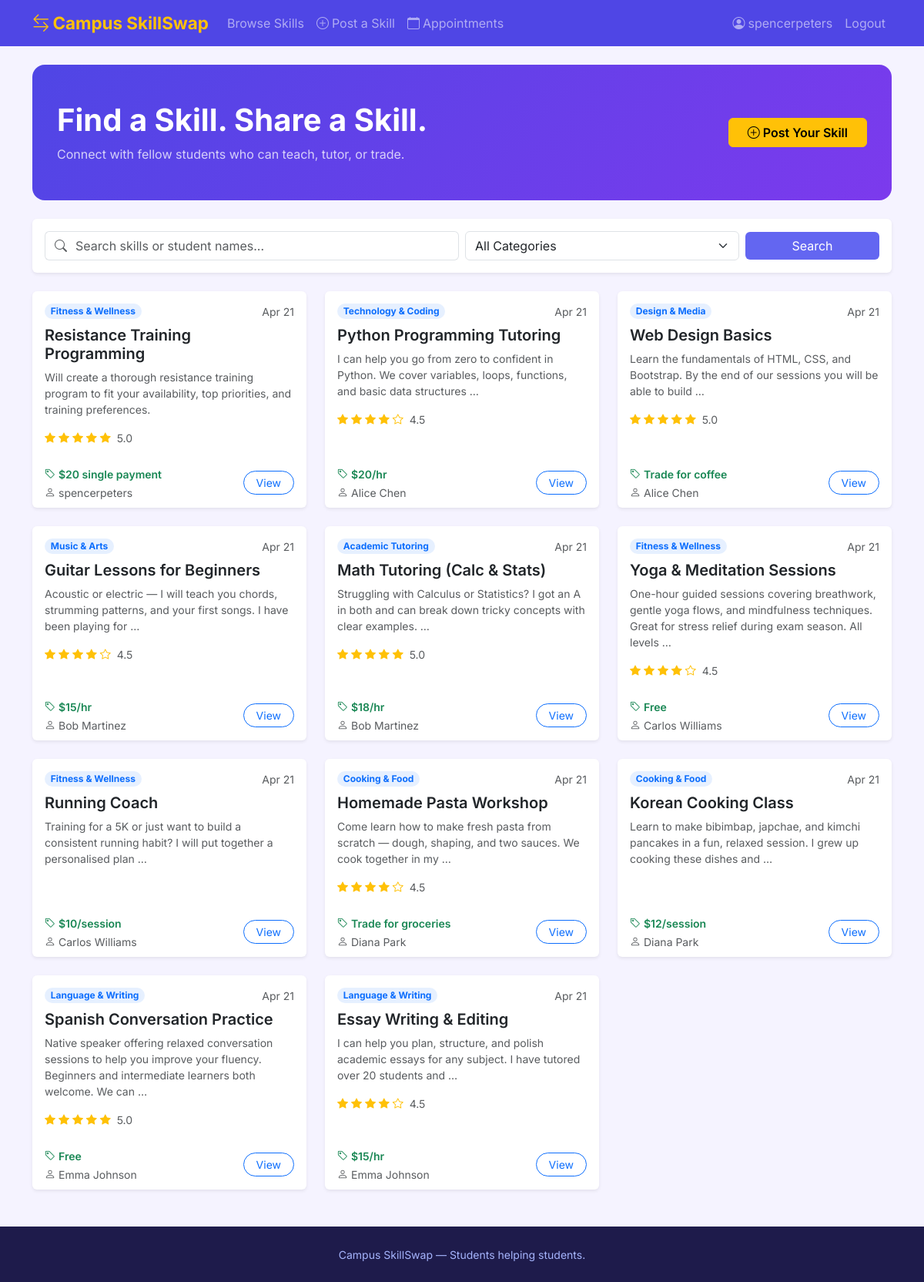
The app's page / (signed in) with its own data.
### skills/models.py (models this page shows, shortened)
class SkillPost(models.Model):
    CATEGORY_CHOICES = [
        ('tech', 'Technology & Coding'),
        ('academic', 'Academic Tutoring'),
        ('language', 'Language & Writing'),
        ('music', 'Music & Arts'),
        ('design', 'Design & Media'),
        ('fitness', 'Fitness & Wellness'),
        ('cooking', 'Cooking & Food'),
        ('other', 'Other'),
    ]
    author = models.ForeignKey(User, on_delete=models.CASCADE, related_name='skill_posts')
    title = models.CharField(max_length=200)
    description = models.TextField()
    category = models.CharField(max_length=50, choices=CATEGORY_CHOICES, default='other')
    rate = models.CharField(max_length=100, help_text="e.g. Free, $15/hr, Trade for coffee")
    contact = models.CharField(max_length=200, help_text="How students should reach you")
    is_active = models.BooleanField(default=True)
    created_at = models.DateTimeField(auto_now_add=True)
    updated_at = models.DateTimeField(auto_now=True)
    class Meta:
        ordering = ['-created_at']

### skills/views.py (the view)
# urls.py: path('', views.home, name='home'),
def home(request):
    query = request.GET.get('q', '')
    category = request.GET.get('category', '')
    posts = SkillPost.objects.filter(is_active=True).annotate(avg_rating=Avg('reviews__rating'))
    if query:
        posts = posts.filter(
            Q(title__icontains=query) |
            Q(description__icontains=query) |
            Q(author__username__icontains=query)
        )
    if category:
        posts = posts.filter(category=category)
    categories = SkillPost.CATEGORY_CHOICES
    return render(request, 'home.html', {
        'posts': posts,
        'query': query,
        'selected_category': category,
        'categories': categories,
    })

### templates/home.html (shortened to what this page needs)
{% extends 'base.html' %}
{% block content %}
<div class="hero-section mb-4">
  <div class="row align-items-center">
    <div class="col-lg-8">
      <h1 class="fw-bold mb-2">Find a Skill. Share a Skill.</h1>
      <p class="mb-0 opacity-75">Connect with fellow students who can teach, tutor, or trade.</p>
    </div>
    <div class="col-lg-4 text-lg-end mt-3 mt-lg-0">
      {% if user.is_authenticated %}
        <a href="{% url 'create_post' %}" class="btn btn-warning fw-semibold px-4">
          <i class="bi bi-plus-circle me-1"></i>Post Your Skill
        </a>
      {% else %}
        <a href="{% url 'register' %}" class="btn btn-warning fw-semibold px-4">
          <i class="bi bi-person-plus me-1"></i>Join Free
        </a>
      {% endif %}
    </div>
  </div>
</div>
<div class="card border-0 shadow-sm mb-4">
  <div class="card-body p-3">
    <form method="get" class="row g-2 align-items-center">
      <div class="col-md-6">
        <div class="input-group">
          <span class="input-group-text bg-white border-end-0">
            <i class="bi bi-search text-muted"></i>
          </span>
          <input type="text" name="q" value="{{ query }}" class="form-control border-start-0 ps-0" placeholder="Search skills or student names...">
        </div>
      </div>
      <div class="col-md-4">
        <select name="category" class="form-select">
          <option value="">All Categories</option>
        </select>
      </div>
      <div class="col-md-2">
        <button type="submit" class="btn btn-brand w-100">Search</button>
      </div>
    </form>
  </div>
</div>
{% if posts %}
<div class="row row-cols-1 row-cols-md-2 row-cols-lg-3 g-4">
  {% for post in posts %}
  <div class="col">
    <div class="card h-100 skill-card border-0 shadow-sm">
      <div class="card-body">
        <div class="d-flex justify-content-between align-items-start mb-2">
          <span class="badge rounded-pill bg-primary bg-opacity-10 text-primary category-badge">
            {{ post.get_category_display }}
          </span>
          <small class="text-muted">{{ post.created_at|date:"M j" }}</small>
        </div>
        <h5 class="card-title fw-semibold">{{ post.title }}</h5>
        <p class="card-text text-muted small">{{ post.description|truncatewords:20 }}</p>
        {% if post.avg_rating %}
        <div class="text-warning small">
          {% for i in "12345" %}
            <i class="bi bi-star{% if forloop.counter <= post.avg_rating %}-fill{% endif %}"></i>
          {% endfor %}
          <span class="text-muted ms-1">{{ post.avg_rating|floatformat:1 }}</span>
        </div>
        {% endif %}
      </div>
      <div class="card-footer bg-transparent border-top-0 d-flex justify-content-between align-items-center">
        <div>
          <small class="fw-semibold text-success"><i class="bi bi-tag me-1"></i>{{ post.rate }}</small><br>
          <small class="text-muted"><i class="bi bi-person me-1"></i>{{ post.author.get_full_name|default:post.author.username }}</small>
        </div>
        <a href="{% url 'skill_detail' post.pk %}" class="btn btn-outline-primary btn-sm rounded-pill px-3">View</a>
      </div>
    </div>
  </div>
  {% endfor %}
</div>
{% endif %}
{% endblock %}

### templates/base.html (shortened to what this page needs)
<!DOCTYPE html>
<html lang="en">
<head>
  <link href="https://cdn.jsdelivr.net/npm/bootstrap@5.3.0/dist/css/bootstrap.min.css" rel="stylesheet">
  <link href="https://cdn.jsdelivr.net/npm/bootstrap-icons@1.11.0/font/bootstrap-icons.css" rel="stylesheet">
</head>
<body>
<nav class="navbar navbar-expand-lg navbar-dark navbar-custom">
  <div class="container">
    <a class="navbar-brand text-warning" href="{% url 'home' %}">
      <i class="bi bi-arrow-left-right me-1"></i>Campus SkillSwap
    </a>
    <div class="collapse navbar-collapse" id="navbarNav">
      <ul class="navbar-nav me-auto">
        <li class="nav-item">
          <a class="nav-link" href="{% url 'home' %}">Browse Skills</a>
        </li>
        {% if user.is_authenticated %}
        <li class="nav-item">
          <a class="nav-link" href="{% url 'create_post' %}">
            <i class="bi bi-plus-circle me-1"></i>Post a Skill
          </a>
        </li>
        <li class="nav-item">
          <a class="nav-link" href="{% url 'appointments' %}">
            <i class="bi bi-calendar me-1"></i>Appointments
          </a>
        </li>
        {% endif %}
      </ul>
      <ul class="navbar-nav">
        {% if user.is_authenticated %}
        <li class="nav-item">
          <a class="nav-link" href="{% url 'dashboard' %}">
            <i class="bi bi-person-circle me-1"></i>{{ user.first_name|default:user.username }}
          </a>
        </li>
        <li class="nav-item">
          <form method="post" action="{% url 'logout' %}" class="d-inline">
            <button type="submit" class="btn btn-link nav-link">Logout</button>
          </form>
        </li>
        {% endif %}
      </ul>
    </div>
  </div>
</nav>
<main class="container my-4">
  {% block content %}{% endblock %}
</main>
<footer class="py-4 mt-5">
  <div class="container text-center">
    <small>Campus SkillSwap &mdash; Students helping students.</small>
  </div>
</footer>
</body>
</html>

### templates/base.html (style rules this page uses)
body { background-color: #f5f3ff; font-family: 'Inter', sans-serif; }
:root { --brand: #6366f1; --brand-dark: #4f46e5; }
.navbar-brand { font-weight: 700; font-size: 1.4rem; }
.navbar-custom { background-color: var(--brand-dark); }
.skill-card { transition: transform 0.15s, box-shadow 0.15s; }
.category-badge { font-size: 0.75rem; }
.btn-brand { background-color: var(--brand); color: white; border: none; }
.hero-section { background: linear-gradient(135deg, #4f46e5 0%, #7c3aed 100%); border-radius: 1rem; color: white; padding: 3rem 2rem; }
footer { background: #1e1b4b; color: #a5b4fc; }

### records on screen
SkillPost: category "Fitness & Wellness", created_at "Apr 21", title "Resistance Training Programming", description "Will create a thorough resistance training program to fit your availability, top priorities, and training preferences.", avg_rating "5.0", rate "$20 single payment", author.get_full_name "spencerpeters"
SkillPost: category "Technology & Coding", created_at "Apr 21", title "Python Programming Tutoring", description "I can help you go from zero to confident in Python. We cover variables, loops, functions, and basic data structures …", avg_rating "4.5", rate "$20/hr", author.get_full_name "Alice Chen"
SkillPost: category "Design & Media", created_at "Apr 21", title "Web Design Basics", description "Learn the fundamentals of HTML, CSS, and Bootstrap. By the end of our sessions you will be able to build …", avg_rating "5.0", rate "Trade for coffee", author.get_full_name "Alice Chen"
SkillPost: category "Music & Arts", created_at "Apr 21", title "Guitar Lessons for Beginners", description "Acoustic or electric — I will teach you chords, strumming patterns, and your first songs. I have been playing for …", avg_rating "4.5", rate "$15/hr", author.get_full_name "Bob Martinez"
SkillPost: category "Academic Tutoring", created_at "Apr 21", title "Math Tutoring (Calc & Stats)", description "Struggling with Calculus or Statistics? I got an A in both and can break down tricky concepts with clear examples. …", avg_rating "5.0", rate "$18/hr", author.get_full_name "Bob Martinez"
SkillPost: category "Fitness & Wellness", created_at "Apr 21", title "Yoga & Meditation Sessions", description "One-hour guided sessions covering breathwork, gentle yoga flows, and mindfulness techniques. Great for stress relief during exam season. All levels …", avg_rating "4.5", rate "Free", author.get_full_name "Carlos Williams"
SkillPost: category "Fitness & Wellness", created_at "Apr 21", title "Running Coach", description "Training for a 5K or just want to build a consistent running habit? I will put together a personalised plan …", rate "$10/session", author.get_full_name "Carlos Williams"
SkillPost: category "Cooking & Food", created_at "Apr 21", title "Homemade Pasta Workshop", description "Come learn how to make fresh pasta from scratch — dough, shaping, and two sauces. We cook together in my …", avg_rating "4.5", rate "Trade for groceries", author.get_full_name "Diana Park"
SkillPost: category "Cooking & Food", created_at "Apr 21", title "Korean Cooking Class", description "Learn to make bibimbap, japchae, and kimchi pancakes in a fun, relaxed session. I grew up cooking these dishes and …", rate "$12/session", author.get_full_name "Diana Park"
SkillPost: category "Language & Writing", created_at "Apr 21", title "Spanish Conversation Practice", description "Native speaker offering relaxed conversation sessions to help you improve your fluency. Beginners and intermediate learners both welcome. We can …", avg_rating "5.0", rate "Free", author.get_full_name "Emma Johnson"
SkillPost: category "Language & Writing", created_at "Apr 21", title "Essay Writing & Editing", description "I can help you plan, structure, and polish academic essays for any subject. I have tutored over 20 students and …", avg_rating "4.5", rate "$15/hr", author.get_full_name "Emma Johnson"

### other values on screen
{{ user.first_name|default:user.username }} "spencerpeters"
